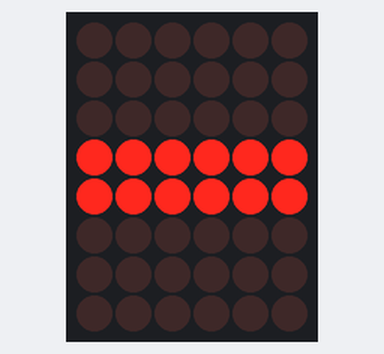
Bench run of a sketch on a simulated Arduino Leonardo, built with avr-gcc and run on an emulated ATmega32U4. Parts: 6×8 LED matrix. Wiring (inferred from the names in the program): LED matrix (orientation assumed): rows pin 3, pin 4, pin 5, pin 6, pin 7, pin 15, pin 16, pin 17; columns pin 13, pin 8, pin 9, pin 10, pin 11, pin 12.

Above: at 0.24 s.
At 4.69 s:
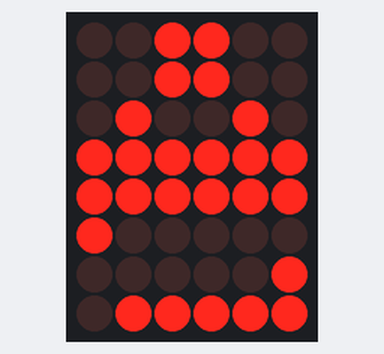
At 9.57 s:
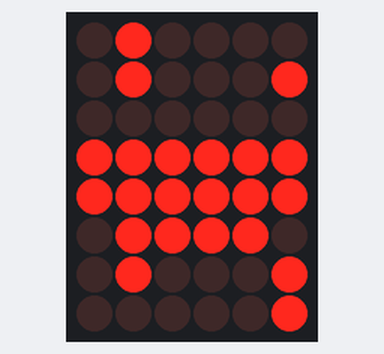
At 19.35 s:
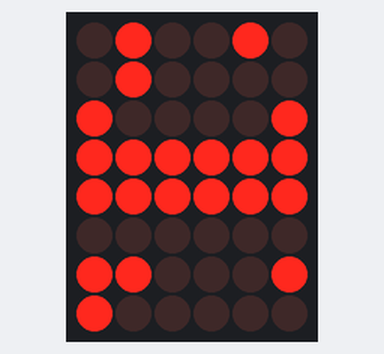
At 27.87 s:
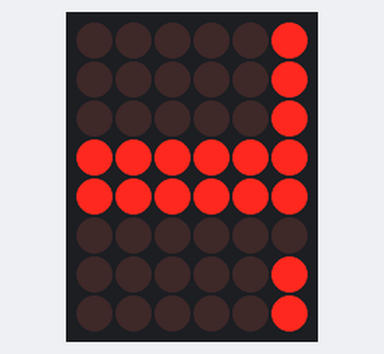
At 38.78 s:
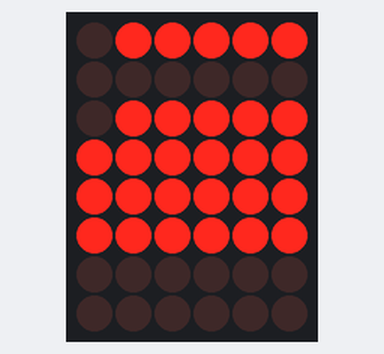

The sketch:

mLED.pde
```cpp
#define display_array_size 8
// ascii 8x8 dot font
#define data_null 0x00, 0x00, 0x00, 0x00, 0x00, 0x00, 0x00, 0x00 // null char
#define data_ascii_A 0x02,0x0C,0x18,0x68,0x68,0x18,0x0C,0x02 /*"A",0*/
/**
 **"A"
 #define A  { //
    {0, 0, 0, 0, 0, 0, 1, 0}, //0x02
    {0, 0, 0, 0, 1, 1, 0, 0}, //0x0C
    {0, 0, 0, 1, 1, 0, 0, 0}, //0x18
    {0, 1, 1, 0, 1, 0, 0, 0}, //0x68
    {0, 1, 1, 0, 1, 0, 0, 0}, //0x68
    {0, 0, 0, 1, 1, 0, 0, 0}, //0x18
    {0, 0, 0, 0, 1, 1, 0, 0}, //0x0C
    {0, 0, 0, 0, 0, 0, 1, 0}  //0x02
}
**/
#define data_ascii_B 0x00,0x7E,0x52,0x52,0x52,0x52,0x2C,0x00 /*"B",1*/
#define data_ascii_C 0x00,0x3C,0x66,0x42,0x42,0x42,0x2C,0x00 /*"C",2*/
#define data_ascii_D 0x00,0x7E,0x42,0x42,0x42,0x66,0x3C,0x00 /*"D",3*/
#define data_ascii_E 0x00,0x7E,0x52,0x52,0x52,0x52,0x52,0x42 /*"E",4*/
#define data_ascii_F 0x00,0x7E,0x50,0x50,0x50,0x50,0x50,0x40 /*"F",5*/
#define data_ascii_G 0x00,0x3C,0x66,0x42,0x42,0x52,0x16,0x1E /*"G",6*/
#define data_ascii_H 0x00,0x7E,0x10,0x10,0x10,0x10,0x7E,0x00 /*"H",7*/
#define data_ascii_I 0x00,0x00,0x00,0x7E,0x00,0x00,0x00,0x00 /*"I",8*/
// display array
byte data_ascii[][display_array_size] = {
  data_null,
  data_ascii_A, data_ascii_B,
  data_ascii_C,
  data_ascii_D,
  data_ascii_E,
  data_ascii_F,
  data_ascii_G,
  data_ascii_H,
  data_ascii_I,
};
//the pin to control ROW
const int row1 = 2; // the number of the row pin 24
const int row2 = 3; // the number of the row pin 23
const int row3 = 4; // the number of the row pin 22
const int row4 = 5; // the number of the row pin 21
const int row5 = 17; // the number of the row pin 4
const int row6 = 16; // the number of the row pin 3
const int row7 = 15; // the number of the row pin 2
const int row8 = 14; // the number of the row pin 1
//the pin to control COl
const int col1 = 6; // the number of the col pin 20
const int col2 = 7; // the number of the col pin 19
const int col3 = 8; // the number of the col pin 18
const int col4 = 9; // the number of the col pin 17
const int col5 = 10; // the number of the col pin 16
const int col6 = 11; // the number of the col pin 15
const int col7 = 12; // the number of the col pin 14
const int col8 = 13; // the number of the col pin 13

void displayNum(byte rowNum,int colNum)
{
  int j;
  byte temp = rowNum;
  for(j=2;j<6;j++)
  {
    digitalWrite(j, LOW);
  }
  digitalWrite(row5, LOW);
  digitalWrite(row6, LOW);
  digitalWrite(row7, LOW);
  digitalWrite(row8, LOW);
  for(j=6;j<14;j++)
  {
    digitalWrite(j, HIGH); }
    switch(colNum)
    {
      case 1: digitalWrite(col1, LOW); break;
      case 2: digitalWrite(col2, LOW); break;
      case 3: digitalWrite(col3, LOW); break;
      case 4: digitalWrite(col4, LOW); break;
      case 5: digitalWrite(col5, LOW); break;
      case 6: digitalWrite(col6, LOW); break;
      case 7: digitalWrite(col7, LOW); break;
      case 8: digitalWrite(col8, LOW); break;
      default: break;
    }
    for(j = 1 ;j < 9; j++)
    {
      temp = (0x80)&(temp) ;
      if(temp==0)
      {
        temp = rowNum<<j;
        continue;
      }
      switch(j)
      {
        case 1: digitalWrite(row1, HIGH); break;
        case 2: digitalWrite(row2, HIGH); break;
        case 3: digitalWrite(row3, HIGH); break;
        case 4: digitalWrite(row4, HIGH); break;
        case 5: digitalWrite(row5, HIGH); break;
        case 6: digitalWrite(row6, HIGH); break;
        case 7: digitalWrite(row7, HIGH); break;
        case 8: digitalWrite(row8, HIGH); break;
        default: break;
     }
    temp = rowNum<<j;
  }
}

void setup(){
  int i = 0 ;
  for(i=2;i<18;i++)
  {
    pinMode(i, OUTPUT);
  }

  for(i=2;i<18;i++) {
    digitalWrite(i, LOW);
  }
}
void loop(){
  int t1;
  int l;
  int arrage;
  for(arrage=0;arrage<10;arrage++)
  {
    for(l=0;l<512;l++)
    {
      for(t1=0;t1<8;t1++)
      {
        displayNum(data_ascii[arrage][t1],(t1+1));
      }
    }
  }
}
```

Measured:
- what the display in image 0 shows lasts 0.4 s, from 0.0 s to 0.4 s
